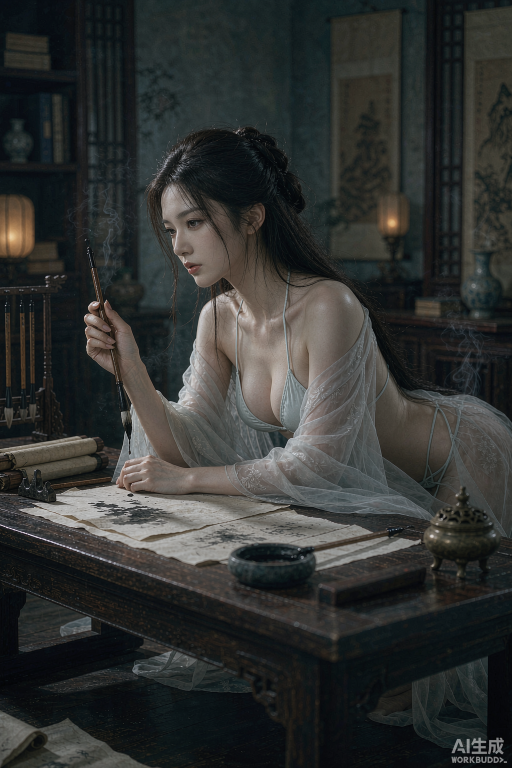
#> input picture 展示与CG/gen_3d/立绘/周芷若-书房墨香_纯正东亚面孔周芷若伏在古书案边_穿月白极细绳-v1.png, 1024 x 1536 px, given in place of 倚天屠龙记角色宋青书_武当派第三代弟子_武当七侠宋远桥之子__2026-09-26T03-15-25.png, which was not available (shown at 1/2 size)
$ python _clean_sqs2.py
#> lines starting #> are read from the running program, lines starting #| are printed output that depends on the picture
import os, glob
from PIL import Image, ImageFilter

src_dir = "D:/003 5V5 only one rukou 20260628/003 github newsest 20260628/new-acode-repo/展示与CG/gen_3d/立绘"
src = os.path.join(src_dir, "倚天屠龙记角色宋青书_武当派第三代弟子_武当七侠宋远桥之子__2026-09-26T03-15-25.png")
dst = os.path.join(src_dir, "宋青书-武当苦练玉面-立绘-v1.png")

im = Image.open(src).convert("RGB")
#> im is the input picture: PIL image 1024x1536 RGB; mean R, G, B 49, 51, 49.5
W, H = im.size
#> W = 1024; H = 1536
# 水印在右下角，取底部 60 行、右 120 列区域，用其上方一行同宽度像素做羽化填充
mh, mw = 60, 130
x0, y0 = W - mw, H - mh
#> x0 = 894; y0 = 1476
band = im.crop((x0, y0 - mh, x0 + mw, y0))          # 上方参考带
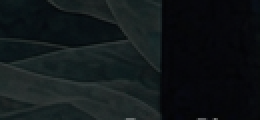
#> band: PIL image 130x60 RGB (shown 2 times larger); mean R, G, B 17.1, 23, 24.7
band = band.filter(ImageFilter.GaussianBlur(3))
im.paste(band, (x0, y0))
im.save(dst, quality=95)
print("saved", dst, "size=%.2f MB" % (os.path.getsize(dst)/1e6))
# 删除原始长名文件
os.remove(src)
print("removed", os.path.basename(src))

$ run again, on 展示与CG/gen_3d/立绘/周芷若-俏皮眨眼-情绪-v1.png
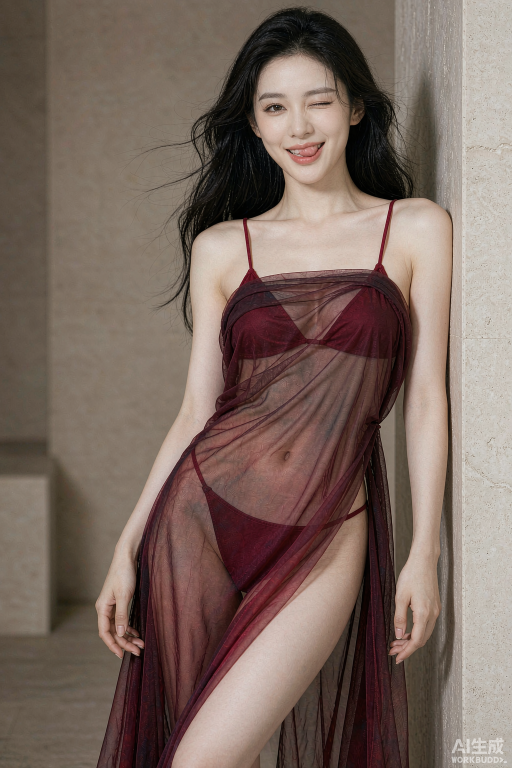
#> input picture 展示与CG/gen_3d/立绘/周芷若-俏皮眨眼-情绪-v1.png, 1024 x 1536 px, given in place of 倚天屠龙记角色宋青书_武当派第三代弟子_武当七侠宋远桥之子__2026-09-26T03-15-25.png, which was not available (shown at 1/2 size)
#> im is the input picture: PIL image 1024x1536 RGB; mean R, G, B 122.4, 104.1, 95.3
#> `band = im.crop((x0, y0 - mh, x0 + mw, y0))`:
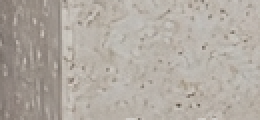
#> band: PIL image 130x60 RGB (shown 2 times larger); mean R, G, B 177, 169.9, 161.7
#> `band = band.filter(ImageFilter.GaussianBlur(3))`:
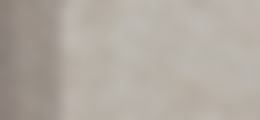
#> band: PIL image 130x60 RGB (shown 2 times larger); mean R, G, B 177, 169.9, 161.7

$ run again, on 展示与CG/gen_3d/立绘/周芷若-古典闺阁烛影-新场景-v1.png
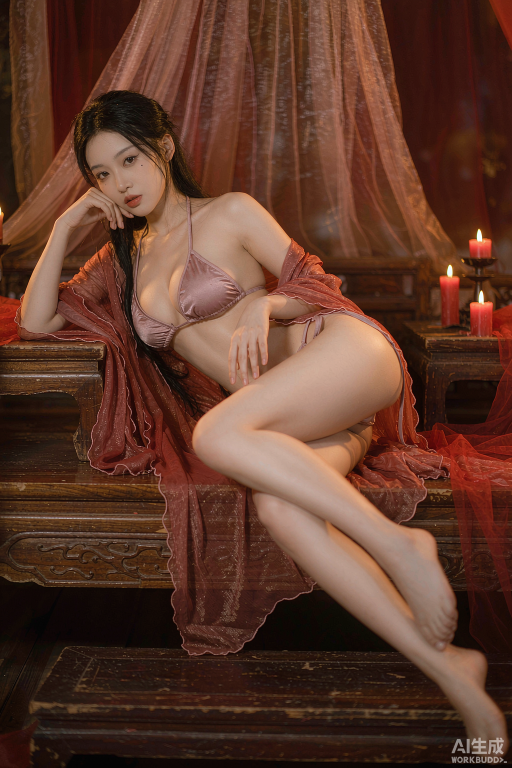
#> input picture 展示与CG/gen_3d/立绘/周芷若-古典闺阁烛影-新场景-v1.png, 1024 x 1536 px, given in place of 倚天屠龙记角色宋青书_武当派第三代弟子_武当七侠宋远桥之子__2026-09-26T03-15-25.png, which was not available (shown at 1/2 size)
#> im is the input picture: PIL image 1024x1536 RGB; mean R, G, B 94.9, 57.7, 43.1
#> `band = im.crop((x0, y0 - mh, x0 + mw, y0))`:
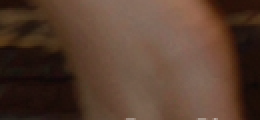
#> band: PIL image 130x60 RGB (shown 2 times larger); mean R, G, B 88.1, 62.6, 48.1
